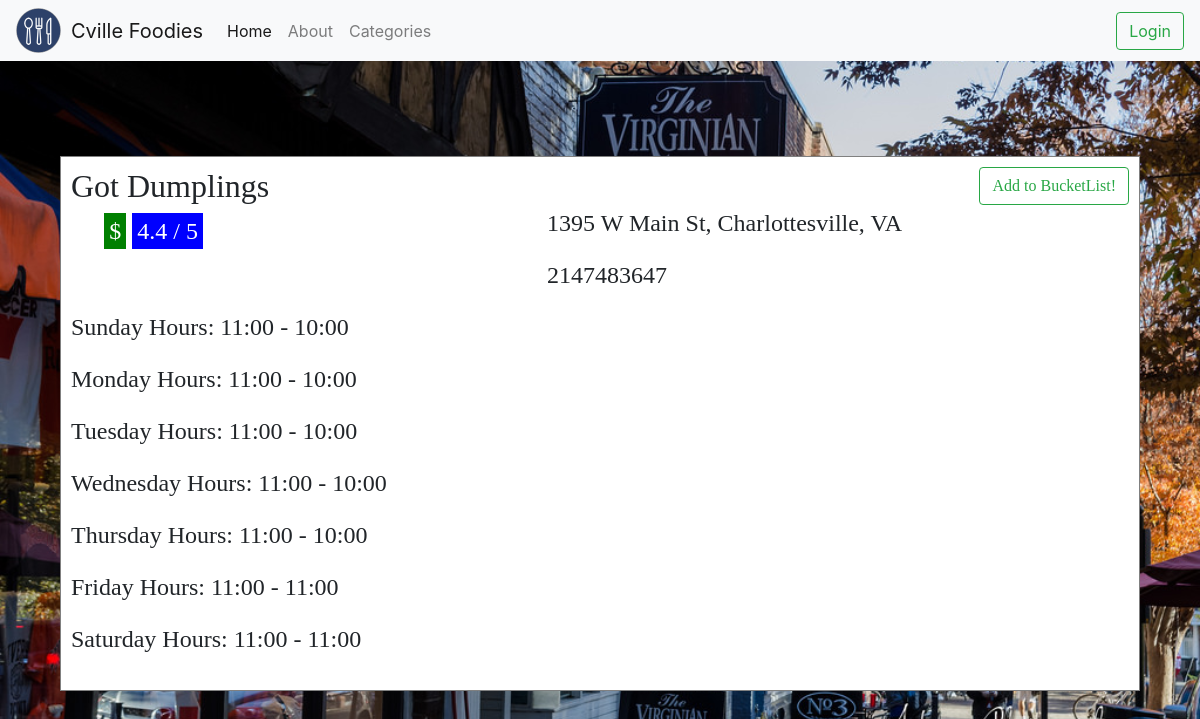
/restaurant.php?r=Got Dumplings, run on the app's committed database.
### tables this page shows
CREATE TABLE r_hours(
	r_id INT NOT NULL,
    sun_open_time VARCHAR(5) NOT NULL,
    sun_close_time VARCHAR(5) NOT NULL,
    mon_open_time VARCHAR(5) NOT NULL,
    mon_close_time VARCHAR(5) NOT NULL, 
    tues_open_time VARCHAR(5) NOT NULL,
    tues_close_time VARCHAR(5) NOT NULL,
    wed_open_time VARCHAR(5) NOT NULL,
    wed_close_time VARCHAR(5) NOT NULL,
    thurs_open_time VARCHAR(5) NOT NULL,
    thurs_close_time VARCHAR(5) NOT NULL,
    fri_open_time VARCHAR(5) NOT NULL,
    fri_close_time VARCHAR(5) NOT NULL,
    sat_open_time VARCHAR(5) NOT NULL,
    sat_close_time VARCHAR(5) NOT NULL,
    description VARCHAR(20),  
    PRIMARY KEY (r_id, description),
    FOREIGN KEY (r_id) REFERENCES restaurant(r_id)
);

CREATE TABLE restaurant( 
	r_id INT NOT NULL PRIMARY KEY AUTO_INCREMENT,
	rname VARCHAR(50) NOT NULL,
    phone_num INT(10),
    street VARCHAR(50) NOT NULL,  
    price_range ENUM ('$', '$$', '$$$', '$$$$'),
    rating_google DOUBLE,
    rating DOUBLE,  
    num_of_reviews INT DEFAULT '0'
);

### restaurant.php (the view, shortened to what this page needs)
<!DOCTYPE html>
<html>
  <head>
    <link type="text/css" rel="stylesheet" href="stylesheet.css"/>
    <link type="text/css" rel="stylesheet" href="stylesheet2.css"/>
    <link rel="stylesheet" href="https://maxcdn.bootstrapcdn.com/bootstrap/4.0.0/css/bootstrap.min.css">
    <link href="http://netdna.bootstrapcdn.com/font-awesome/4.0.3/css/font-awesome.min.css" rel="stylesheet" type="text/css">
  </head>
  <nav class="navbar fixed-top navbar-expand-lg navbar-light bg-light">
    <a href="./" class="pull-left">
        <img src="./images/logo.png">
    </a>
    <a href="./" class="navbar-brand">Cville Foodies</a>
  <div class="collapse navbar-collapse" id="navbarSupportedContent">
    <ul class="navbar-nav mr-auto">
      <li class="nav-item active">
        <a class="nav-link" href="./">Home <span class="sr-only">(current)</span></a>
      </li>
      <li class="nav-item">
        <a class="nav-link" href="./about.php">About</a>
      </li>
      <li class="nav-item">
        <a class="nav-link" href="./categories.php">Categories</a>
      </li>
    </ul>
    <?php include 'loginHeader.php'; ?>
  </div>
</nav>
  <body id="homepage">
      <ul class="list">
        <?php
           $rname = $_GET["r"] ;
           require_once('./library.php');
           $con = new mysqli($SERVER, $USERNAME, $PASSWORD, $DATABASE);
          $sql="SELECT *
            FROM restaurant LEFT JOIN r_hours USING (r_id) /*LEFT JOIN r_category USING (r_id) LEFT JOIN menu USING (r_id) INNER JOIN provide USING (r_id) INNER JOIN supplier USING (s_id)*/
            WHERE rname = '{$rname}'";
           $result = mysqli_query($con,$sql);
           if (mysqli_num_rows($result)!= 0) {
            $row = mysqli_fetch_array($result);
            $tableRow = "<li>
              <div class=\"outerDiv\">
              <div class=\"mostrightCol\">
                  <button id=\"{$row['r_id']}\" onclick='addToBucketList(\"{$row['r_id']}\");' class=\"btn btn-outline-success\">Add to BucketList!</button>
                </div>
                <div class=\"leftCol\">
                  <h2 class=\"rName\" onclick=\"window.location.href='restaurant.php?r={$row['rname']}'\">{$row['rname']}</h2>
                  <p class=\"rInfo\"><span class=\"rCost\">{$row['price_range']}</span> <span class=\"rRating\"> {$row['rating_google']} / 5</span></p>
                </div>
                <div class=\"rightCol\">
                  <p>{$row['street']}, Charlottesville, VA</p>
                  <p>{$row['phone_num']}</p>
                </div>
                <div class=\"leftCol\">
                  <p class=\"rName\">Sunday Hours: {$row['sun_open_time']} - {$row['sun_close_time']}</p>
                  <p class=\"rName\">Monday Hours: {$row['mon_open_time']} - {$row['mon_close_time']}</p>
                  <p class=\"rName\">Tuesday Hours: {$row['tues_open_time']} - {$row['tues_close_time']}</p>
                  <p class=\"rName\">Wednesday Hours: {$row['wed_open_time']} - {$row['wed_close_time']}</p>
                  <p class=\"rName\">Thursday Hours: {$row['thurs_open_time']} - {$row['thurs_close_time']}</p>
                  <p class=\"rName\">Friday Hours: {$row['fri_open_time']} - {$row['fri_close_time']}</p>
                  <p class=\"rName\">Saturday Hours: {$row['sat_open_time']} - {$row['sat_close_time']}</p>
                </div>
              </div>
            </li>";
             echo $tableRow;
          }
        ?>
      </ul>
  </body>
</html>

### stylesheet.css (style rules this page uses)
#homepage { padding-top: 100px; background-image: url("./images/6358615623227228942081594044_corner_cover.jpg"); background-size: cover; }
.pull-left img { height: 45px; width: 45px; margin-right: 10px; }
.navbar-brand { color: #2D4169; }

### stylesheet2.css (style rules this page uses)
.list { font-family:sans-serif; margin: 3% 5% 5% 5%; padding:20px 0 0; }
.list > li { display:block; background-color: #FFFFFF; padding:10px; border-style: solid; border-color: gray; border-width: 1px; box-shadow: inset 0 1px 0 #fff; min-height: 100px; }
img { max-width: 100%; }
h2 { margin:0 0 0.3rem; font-weight: normal; font-weight:bold; }
p { margin:0; font-size: 16px; font-size: 2vw; }
.outerDiv { min-width: 100%; display: inline-block; font-family: Quicksand; }
.leftCol { width: 45%; float:left; display: inline-block; }
.rightCol { width: 55%; float:left; display: inline-block; }
.mostrightCol { float:right; display: inline-block; }
.rInfo { margin-left: 7%; }
.rInfo span { padding: 5px; color: white; }
.rCost { background-color: green; }
.rRating { background-color: blue; }

### data on the page
r_hours: r.rname "Got Dumplings", r.price_range "$", r.rating_google "4.4", r.street "1395 W Main St", r.phone_num "2147483647", sun_open_time "11:00", sun_close_time "10:00", mon_open_time "11:00", mon_close_time "10:00", tues_open_time "11:00", tues_close_time "10:00", wed_open_time "11:00", wed_close_time "10:00", thurs_open_time "11:00", thurs_close_time "10:00", fri_open_time "11:00", fri_close_time "11:00", sat_open_time "11:00", sat_close_time "11:00"
